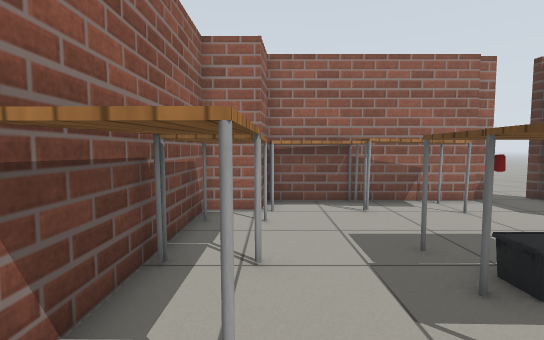
view 1 (above)

18 first-person views from a walk through a robot-simulator world made for Gazebo. The camera is 0.9 m above the floor, tilts 4° down and sees 85° across. Floor lines are 1 m apart. The floor is counted in squares, 0.5 m on a side. Each view is taken from the middle of a square. On the plan, view 1 faces up. The plan holds only what a view shows up to about 16 squares ahead; the rest is blank. The place goes on beyond the plan. Simple patterns stand in for the simulator's built-in surfaces. Some surface patterns are stand-ins.

view 2
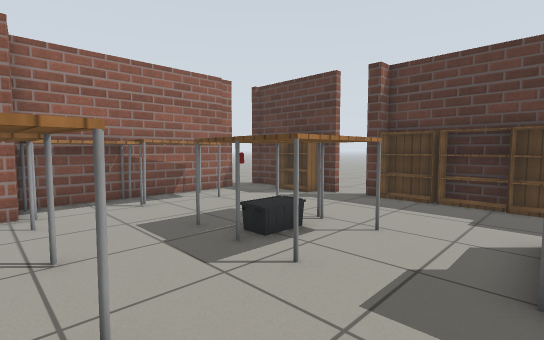

view 3
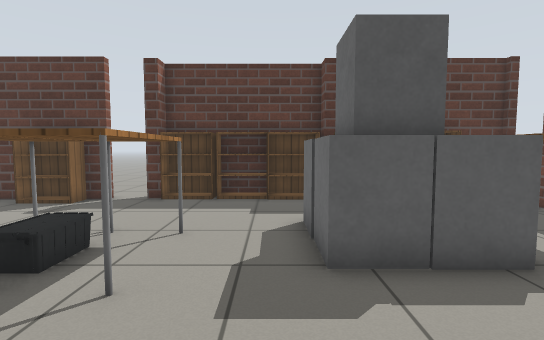

view 4
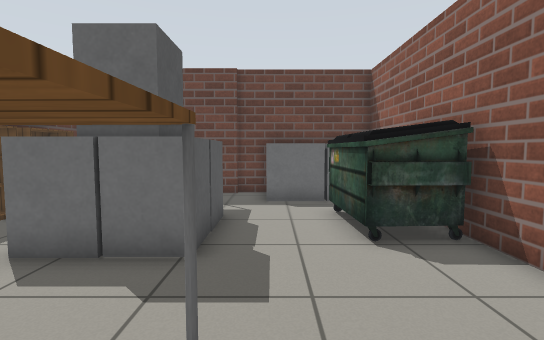

view 5
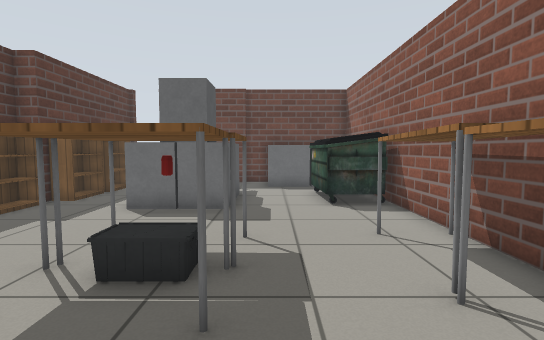

view 6
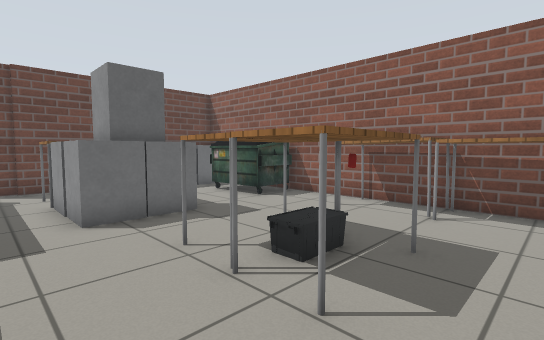

view 7
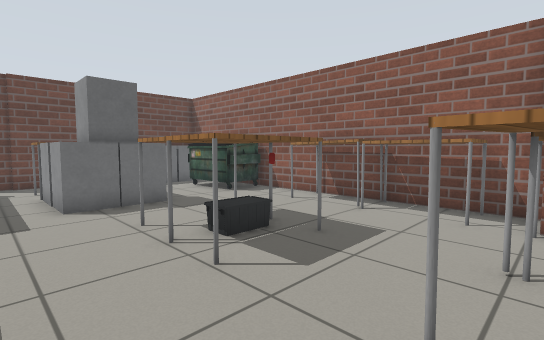

view 8
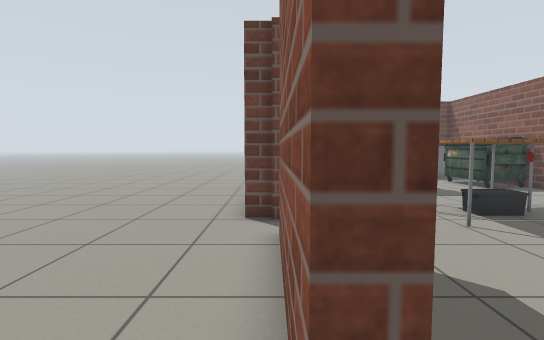

view 9
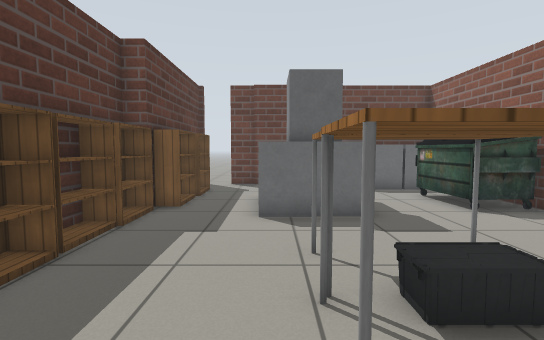

view 10
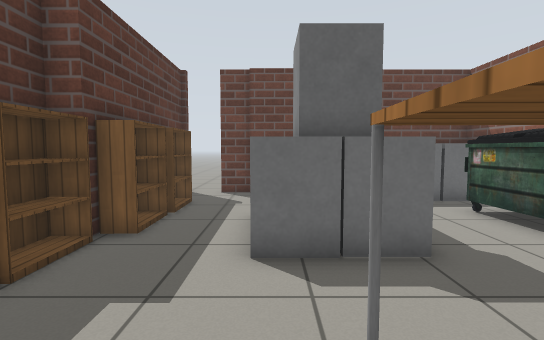

view 11
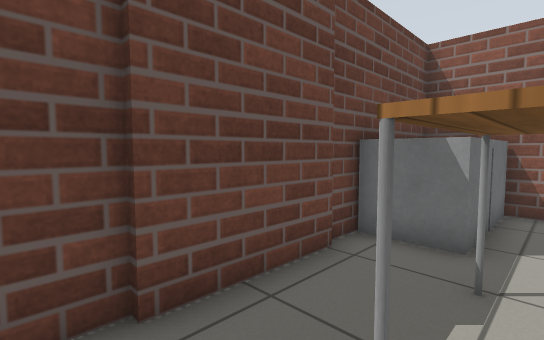

view 12
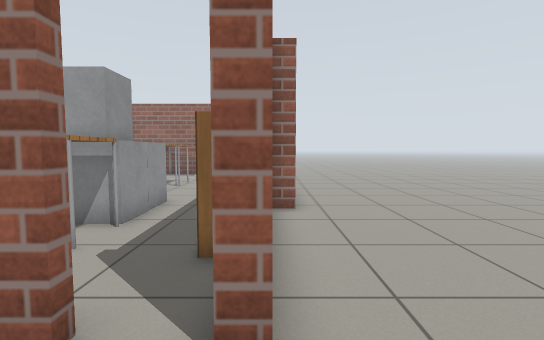

view 13
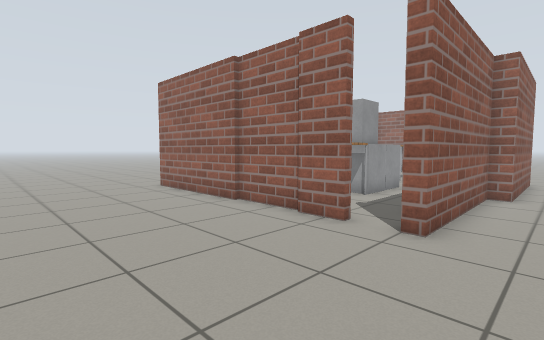

view 14
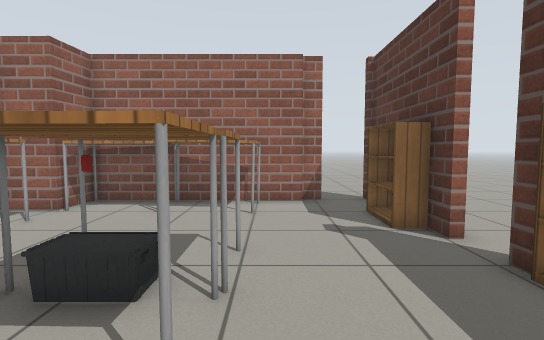

view 15
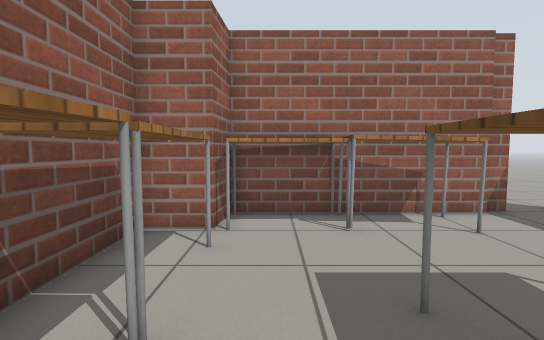

view 16
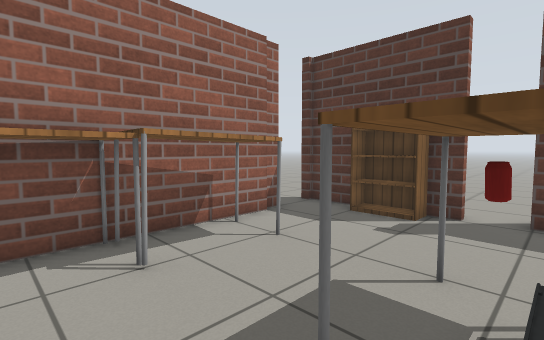

view 17
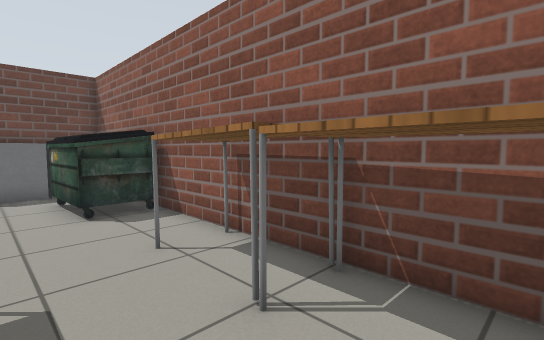

view 18
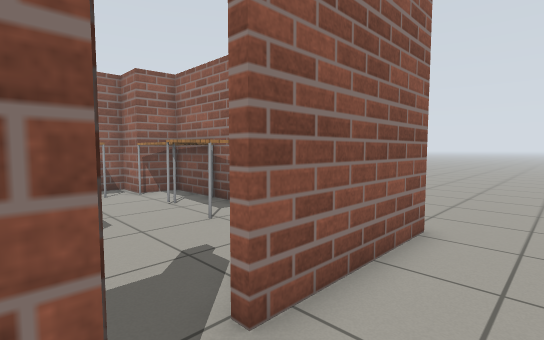

### Floor plan
Points are (right, up) in squares from view 1. A wall is a line through its corners. A room is listed if a view was taken in it or the views show most of it. See-through windows are left out.
Room 1 (views 1, 2, 3, 4, 5, 6, 7, 8, 9, 10, 11, 14, 15, 16, 17, 18)
walls: (10.4, 3.4) (10.4, 4) (9.6, 4) (9.6, 4.6); (10, 4.3) (10.7, 4.3) (10.7, 3.4); (10.4, -2) (10.4, -1.4); (9.6, 5.7) (9.6, 10.6); (6.9, -8.2) (8.1, -8.2) (8.1, -8.6); (7.1, 10.3) (2.4, 10.3); (3.4, -8) (7, -8); (7.9, 10.5) (7, 10.5); (-0.4, 8.7) (-2, 8.7) (-2, -8.2) (3.5, -8.2); (9.6, -8.6) (9.6, -1.9) (10.7, -1.9) (10.7, -2.2) (9.9, -2.2) (9.9, -8.6); (9.2, 10.8) (9.9, 10.8) (9.9, 5.7); (0.6, 10.3) (-0.2, 10.3) (-0.2, 9.4)
ways out: opening at (8, 12) to room 2; opening at (9, -8) to room 2; opening at (11.5, -8.5) to room 2
objects: grey box (-1, -8) to (0, -6); dumpster (-1, -5) to (0, -2); table (-1, 2) to (0, 4); table (-1, 5) to (0, 7); table (0, 9) to (2, 10); grey box (1, -8) to (2, -6); table (3, 2) to (5, 3); table (3, 4) to (5, 5); table (3, 8) to (5, 9); table (4, -6) to (6, -5); grey box (4, -4) to (4, -3); grey box (4, -2) to (4, -1); grey box (5, -4) to (6, -3); grey box (5, -2); grey box (5, -2) to (6, -1); bookshelf (9, -6) to (9, -4); bookshelf (9, -3) to (9, -2); bookshelf (9, 7) to (9, 8); bookshelf (10, -1) to (10, 0); bookshelf (10, 1); bookshelf (10, 2) to (10, 3)
Room 2 (views 12, 13)
walls: (3.7, -8.6) (-2.4, -8.6); (6.5, -8.3) (3.6, -8.3); (8.1, -8.6) (6.5, -8.6); (10.1, -8.6) (9.6, -8.6)
ways out: opening at (8, 12) to room 1; opening at (9, -8) to room 1; opening at (11.5, -8.5) to room 1

Where each view was taken, in squares from view 1:
view 1: 0 up, 0 right, facing up
view 2: 1 down, 1 left, facing up-right
view 3: 0 up, 1 left, facing right
view 4: 4 up, 2 right, facing down
view 5: 8 up, 2 right, facing down
view 6: 7 up, 8 right, facing down-left
view 7: 9 up, 8 right, facing down-left
view 8: 12 up, 10 right, facing down
view 9: 7 up, 6 right, facing down
view 10: 4 up, 6 right, facing down
view 11: 5 down, 8 right, facing down-left
view 12: 11 down, 10 right, facing up
view 13: 15 down, 12 right, facing up-left
view 14: 0 up, 6 right, facing up
view 15: 2 up, 1 right, facing up
view 16: 4 up, 1 right, facing up-right
view 17: 7 up, 2 right, facing down-left
view 18: 4 up, 12 right, facing up-left
